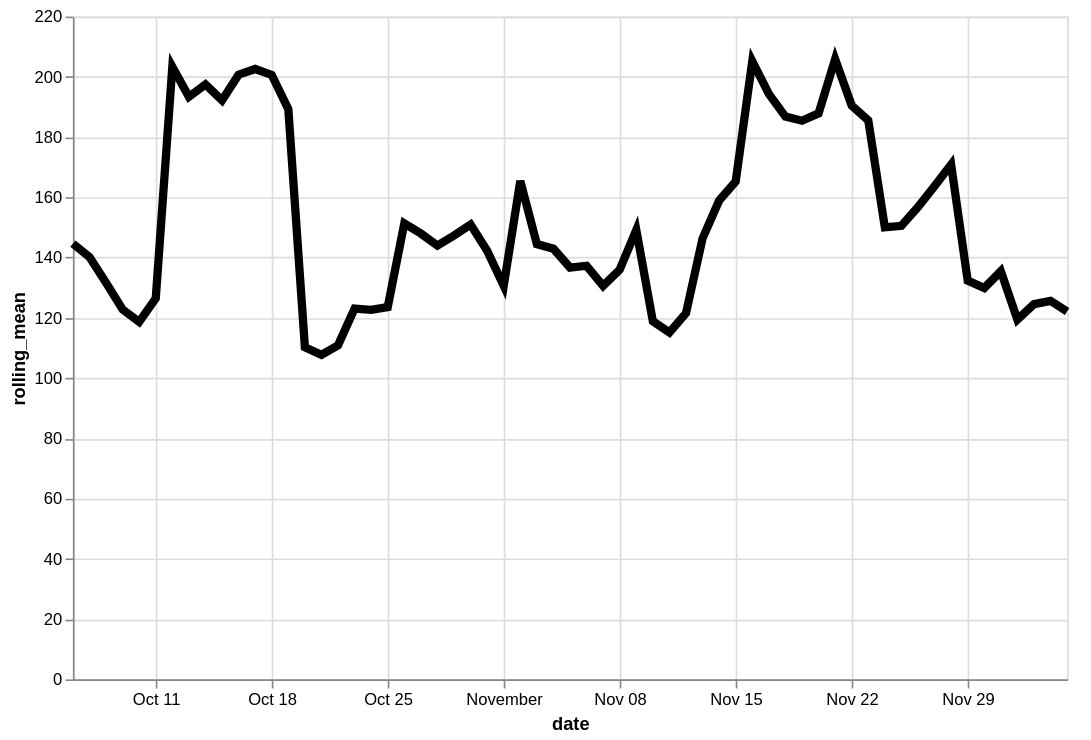

Specify this chart in Vega-Lite:
### Vega-Lite specification from a JSON file in a GitHub repository (floating-point values rounded to 4 significant figures)
{"config": {"view": {"continuousWidth": 400, "continuousHeight": 300}}, "data": {"name": "data-239f5fff0b78283cf93f68634f164fee"}, "mark": {"type": "line", "color": "black", "size": 5}, "encoding": {"x": {"type": "temporal", "field": "date"}, "y": {"type": "quantitative", "field": "rolling_mean"}}, "height": 400, "transform": [{"window": [{"op": "mean", "field": "log_price", "as": "rolling_mean"}], "frame": [-4, 3]}], "width": 600, "$schema": "https://vega.github.io/schema/vega-lite/v4.8.1.json", "datasets": {"data-239f5fff0b78283cf93f68634f164fee": [{"date": "2020-10-06", "log_price": 145.1}, {"date": "2020-10-07", "log_price": 212.2}, {"date": "2020-10-08", "log_price": 178.7}, {"date": "2020-10-09", "log_price": 42.5}, {"date": "2020-10-10", "log_price": 122.5}, {"date": "2020-10-11", "log_price": 88.89}, {"date": "2020-10-12", "log_price": 69.58}, {"date": "2020-10-13", "log_price": 90.0}, {"date": "2020-10-14", "log_price": 207.4}, {"date": "2020-10-15", "log_price": 827.0}, {"date": "2020-10-16", "log_price": 99.0}, {"date": "2020-10-17", "log_price": 75.33}, {"date": "2020-10-18", "log_price": 80.28}, {"date": "2020-10-19", "log_price": 157.1}, {"date": "2020-10-20", "log_price": 84.65}, {"date": "2020-10-21", "log_price": 74.21}, {"date": "2020-10-22", "log_price": 116.5}, {"date": "2020-10-23", "log_price": 195.1}, {"date": "2020-10-24", "log_price": 78.76}, {"date": "2020-10-25", "log_price": 100.6}, {"date": "2020-10-26", "log_price": 177.7}, {"date": "2020-10-27", "log_price": 153.7}, {"date": "2020-10-28", "log_price": 92.07}, {"date": "2020-10-29", "log_price": 296.3}, {"date": "2020-10-30", "log_price": 89.66}, {"date": "2020-10-31", "log_price": 163.2}, {"date": "2020-11-01", "log_price": 105.2}, {"date": "2020-11-02", "log_price": 129.7}, {"date": "2020-11-03", "log_price": 108.0}, {"date": "2020-11-04", "log_price": 60.57}, {"date": "2020-11-05", "log_price": 370.8}, {"date": "2020-11-06", "log_price": 128.8}, {"date": "2020-11-07", "log_price": 77.28}, {"date": "2020-11-08", "log_price": 113.1}, {"date": "2020-11-09", "log_price": 110.1}, {"date": "2020-11-10", "log_price": 76.53}, {"date": "2020-11-11", "log_price": 150.8}, {"date": "2020-11-12", "log_price": 166.0}, {"date": "2020-11-13", "log_price": 128.5}, {"date": "2020-11-14", "log_price": 98.99}, {"date": "2020-11-15", "log_price": 128.4}, {"date": "2020-11-16", "log_price": 311.6}, {"date": "2020-11-17", "log_price": 210.8}, {"date": "2020-11-18", "log_price": 127.4}, {"date": "2020-11-19", "log_price": 469.7}, {"date": "2020-11-20", "log_price": 79.4}, {"date": "2020-11-21", "log_price": 68.17}, {"date": "2020-11-22", "log_price": 88.12}, {"date": "2020-11-23", "log_price": 147.7}, {"date": "2020-11-24", "log_price": 455.7}, {"date": "2020-11-25", "log_price": 87.71}, {"date": "2020-11-26", "log_price": 87.94}, {"date": "2020-11-27", "log_price": 185.8}, {"date": "2020-11-28", "log_price": 83.42}, {"date": "2020-11-29", "log_price": 118.0}, {"date": "2020-11-30", "log_price": 143.3}, {"date": "2020-12-01", "log_price": 205.3}, {"date": "2020-12-02", "log_price": 147.5}, {"date": "2020-12-03", "log_price": 68.06}, {"date": "2020-12-04", "log_price": 132.4}, {"date": "2020-12-05", "log_price": 57.27}]}}
